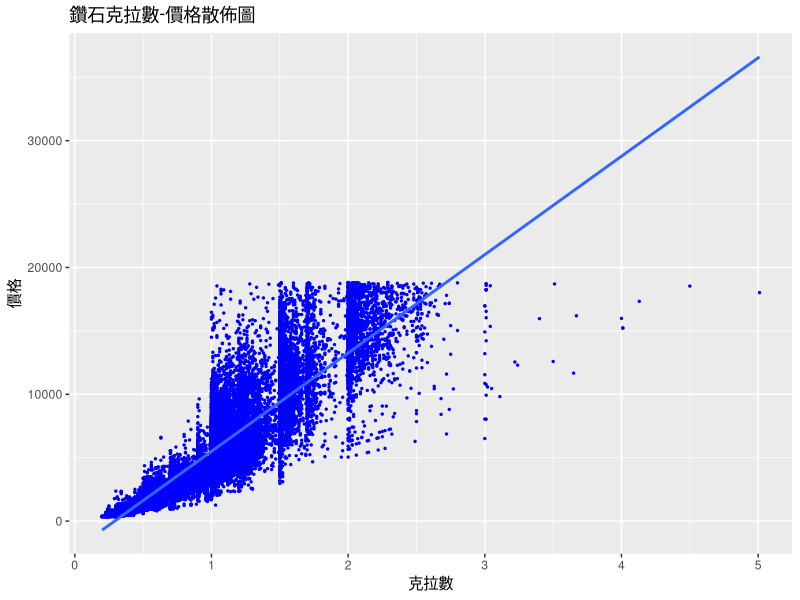
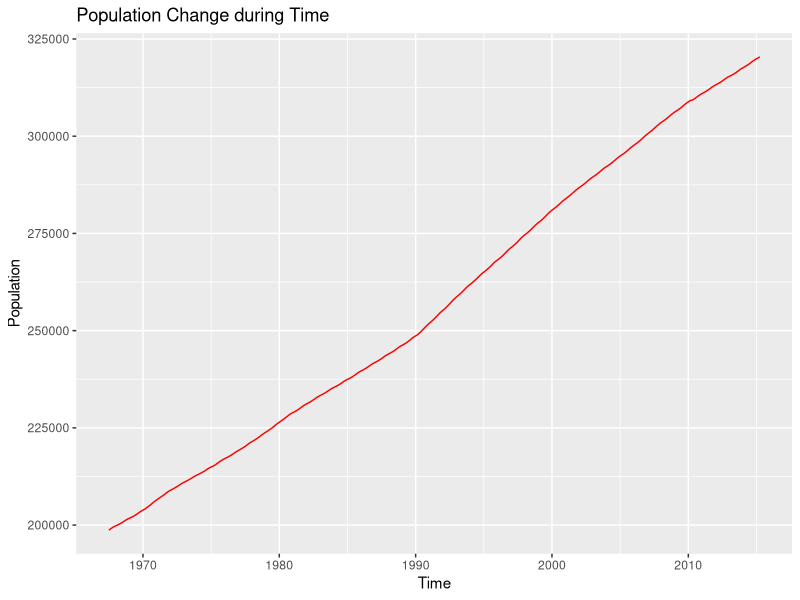
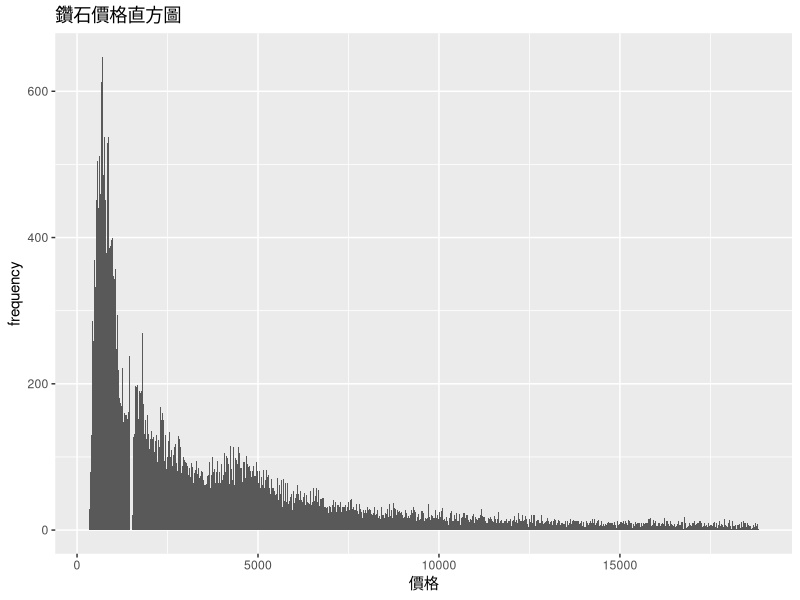
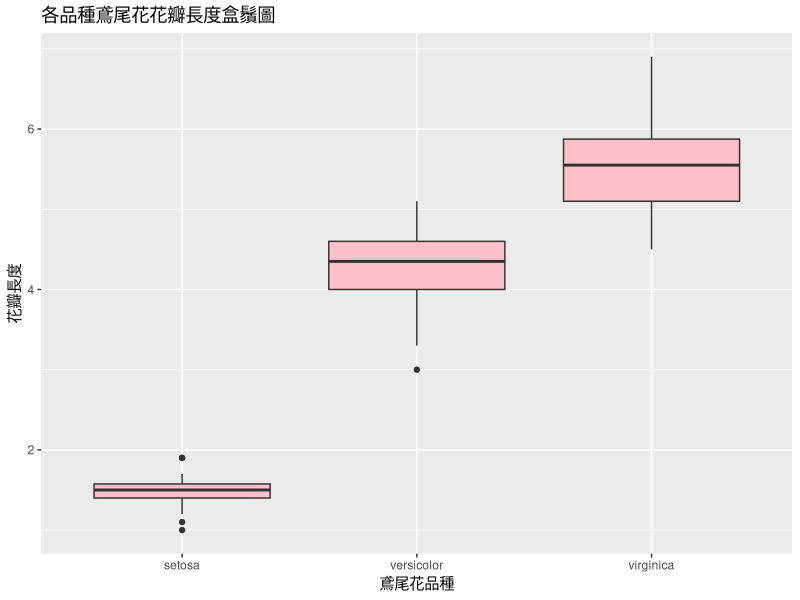
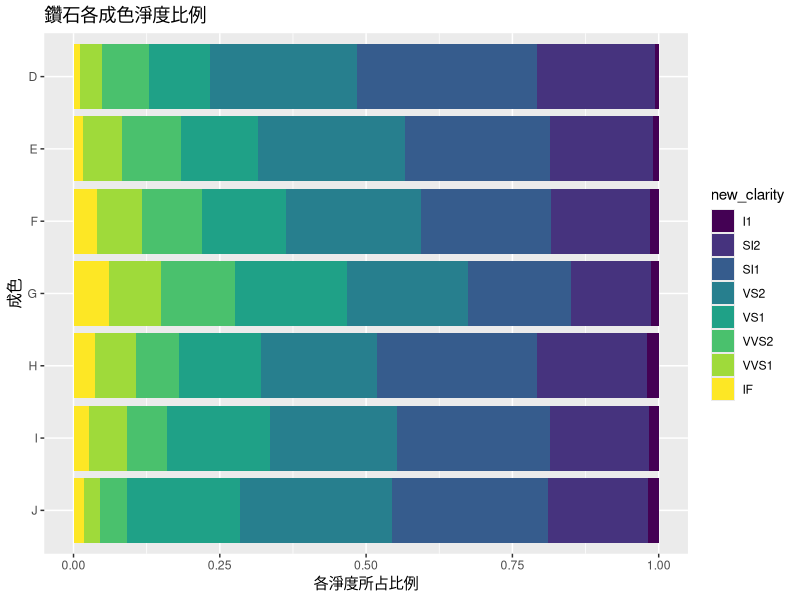

R code for these plots, in order:
## ---- chunk 1
library(ggplot2)
## ---- chunk 2
ggplot(diamonds, aes(x=carat, y=price))+
  geom_point(size=0.5, colour="blue")+
  ggtitle("鑽石克拉數-價格散佈圖")+
  xlab("克拉數")+ylab("價格")+
  geom_smooth(method="lm", se=FALSE)
## ---- chunk 3
ggplot(economics, aes(x=date, y=pop))+
  geom_line(colour="red")+
  ggtitle("Population Change during Time")+
  xlab("Time")+ylab("Population")
## ---- chunk 4
ggplot(diamonds, aes(x=price))+
  geom_histogram(bins=1000) +
  ggtitle("鑽石價格直方圖") +
  xlab("價格")+ylab("frequency")
## ---- chunk 5
ggplot(iris, aes(x=Species, y=Petal.Length))+
  geom_boxplot(fill="pink")+
  ggtitle("各品種鳶尾花花瓣長度盒鬚圖")+
  xlab("鳶尾花品種")+ylab("花瓣長度")
## ---- chunk 6
#將成色排序轉向
new_color <- factor(diamonds$color, order=TRUE,  
                    levels=c("J","I","H","G","F","E","D"))
#將淨度排序轉向
new_clarity <- factor(diamonds$clarity, order=TRUE, 
                      levels=c("I1", "SI2", "SI1", "VS2", "VS1", "VVS2", "VVS1", "IF"))
#將新的排序指派給資料框
diamonds$new_color <- new_color
diamonds$new_clarity <- new_clarity
#繪製長條圖，呈現各成色之淨度比例
ggplot(diamonds, aes(x=new_color))+
  geom_bar(aes(fill=new_clarity), position="fill")+coord_flip()+
  ggtitle("鑽石各成色淨度比例")+
  theme(legend.position="right")+
  xlab("成色")+ylab("各淨度所占比例")
